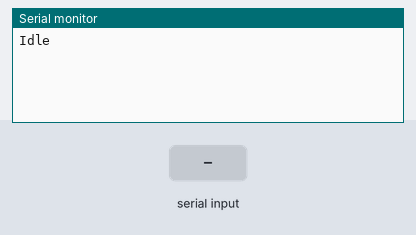
Bench run of a program on a simulated Arduino Nano, built with avr-gcc and run on an emulated ATmega328P. Parts: the last lines printed to the serial monitor. Inputs (shaded band) come from the test bench.

Above: at 1.0 s.
1.1 s: "h" received over Serial
At 2.4 s:
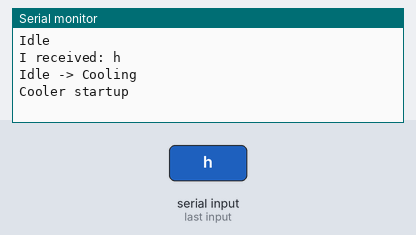
2.7 s: "c" received over Serial
At 3.06 s:
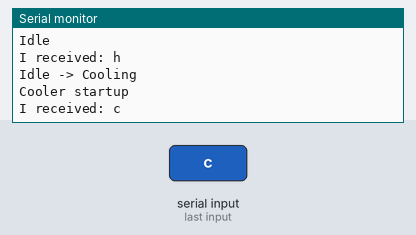
4.7 s: "f" received over Serial
At 5.2 s:
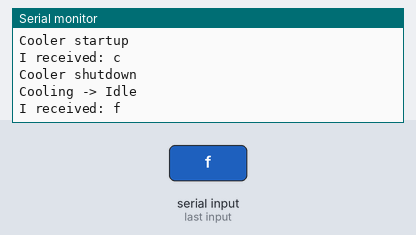
6.3 s: "r" received over Serial
At 7.6 s:
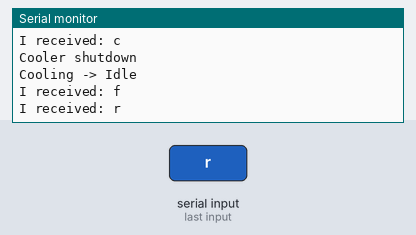
7.9 s: "1" received over Serial
At 8.9 s:
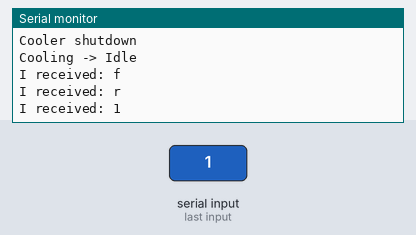
9.5 s: "c" received over Serial
At 10.1 s:
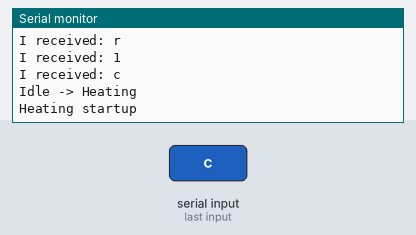

Measured:
- after the input at 1.1 s, the serial monitor: prints a new line after 0.10 s (image 1)
- after the input at 2.7 s, the serial monitor: prints a new line after 0.10 s (image 2)
- after the input at 4.7 s, the serial monitor: prints a new line after 0.10 s (image 3)
- after the input at 6.3 s, the serial monitor: prints a new line after 0.10 s (image 4)
- after the input at 7.9 s, the serial monitor: prints a new line after 0.10 s (image 5)
- after the input at 9.5 s, the serial monitor: prints a new line after 0.10 s (image 6)

The program:

main.cpp
```cpp
#include <Arduino.h>
#include <avr/interrupt.h>
#include <context.h>
#include <State.h>
#include <Idle.h>
#include <Heater.h>
#include <Cooler.h>
#include <Failure.h>


// Application

Context *temp_control;

bool failure, too_cool, too_hot, failure_cleared;

int time_delay = 200;
unsigned long count_heating = 5UL*60*1000/time_delay;
int applience_time_count = 0;


int main()
{
  init(); // Sets up Timer0 so millis()/micros()/delay() actually work, since we bypass the framework's own main()
  Serial.begin(9600);
  sei(); // Interrupts must be enabled for Serial receive buffers to work

  temp_control = new Context(new Idle);

  while (true)
  {
    int c = 0; // for incoming serial data

    if (Serial.available() > 0)
    {
      c = Serial.read();
      Serial.print("I received: ");
      Serial.println((char)c);
    }

    failure = too_cool = too_hot = failure_cleared = false;

    if (c=='h')
      too_hot = true;
    else if (c=='c')
      too_cool = true;
    else if (c=='f')
      failure = true;
    else if (c=='r')
      failure_cleared = true;

    // wait for some time
    temp_control->do_work();

    // if event1 occurred
    if (too_hot)
      temp_control->on_too_hot();

    // if event2 occurred
    if (too_cool)
      temp_control->on_too_cool();

    if (failure)
      temp_control->on_failure();

    if (failure_cleared)
      temp_control->on_failure_cleared();

    delay(time_delay);
    count_heating++;
    applience_time_count++;
  }

  delete temp_control;
}
```

Cooler.h
```cpp
#pragma once
#include "State.h"

class Cooler : public State
{
public:
  void on_do() override;
  void on_entry() override;
  void on_exit() override;

  void on_too_hot() override;
  void on_too_cool() override;
  void on_failure() override;
  void on_failure_cleared() override;
};
```

Failure.h
```cpp
#pragma once
#include "State.h"

class Failure : public State
{
public:
  void on_do() override;
  void on_entry() override;
  void on_exit() override;

  void on_too_hot() override;
  void on_too_cool() override;
  void on_failure() override;
  void on_failure_cleared() override;
};
```

Heater.h
```cpp
#pragma once
#include "State.h"

class Heater : public State
{
public:
  void on_do() override;
  void on_entry() override;
  void on_exit() override;

  void on_too_hot() override;
  void on_too_cool() override;
  void on_failure() override;
  void on_failure_cleared() override;
};
```

Idle.h
```cpp
#pragma once
#include "State.h"

class Idle : public State
{
public:
  void on_do() override;
  void on_entry() override;
  void on_exit() override;

  void on_too_hot() override;
  void on_too_cool() override;
  void on_failure() override;
  void on_failure_cleared() override;
};
```

State.h
```cpp
#pragma once

class Context;
class State
{
  /**
   * @var Context
   */

protected:
  Context *context_;

public:
  virtual ~State()
  {
  }

  void set_context(Context *context)
  {
    this->context_ = context;
  }

  virtual void on_do() = 0;

  virtual void on_entry() = 0;

  virtual void on_exit() = 0;

  virtual void on_too_hot() = 0;

  virtual void on_too_cool() = 0;

  virtual void on_failure() = 0;

  virtual void on_failure_cleared() = 0;

  // ...

}; 
```

context.h
```cpp
#pragma once

class State;

class Context
{
private:
  State *state_;

public:
  Context(State *state);
  ~Context();

  void transition_to(State *state);

  void do_work();
  void on_too_hot();
  void on_too_cool();
  void on_failure();
  void on_failure_cleared();
};
```

Cooler.cpp
```cpp
#include <Arduino.h>
#include <Idle.h>
#include <Heater.h>
#include <Cooler.h>
#include <context.h>
#include <Failure.h>

extern int time_delay;
extern int applience_time_count;


void Cooler::on_do()
{
  if (applience_time_count*time_delay/1000>=2){
    this->context_->transition_to(new Idle());
  }
}

void Cooler::on_entry()
{
  Serial.println("Cooling");
  Serial.println("Cooler startup");
  applience_time_count = 0;
}

void Cooler::on_exit()
{
  Serial.println("Cooler shutdown");
  Serial.print("Cooling -> ");
}

void Cooler::on_too_hot()
{
}

void Cooler::on_too_cool()
{
}

void Cooler::on_failure()
{
  this->context_->transition_to(new Failure());
}

void Cooler::on_failure_cleared()
{
}
```

Failure.cpp
```cpp
#include <Failure.h>
#include <Arduino.h>
#include <Idle.h>
#include <context.h>

void Failure::on_do()
{
}

void Failure::on_entry()
{
  Serial.println("Failure");
  Serial.println("Start Alarm");
}

void Failure::on_exit()
{
  Serial.println("Stop Alarm");
  Serial.print("Failure -> ");
}

void Failure::on_too_hot()
{
}

void Failure::on_too_cool()
{
}

void Failure::on_failure()
{
}

void Failure::on_failure_cleared()
{
  this->context_->transition_to(new Idle());
}
```

Heater.cpp
```cpp
#include <Arduino.h>
#include <Idle.h>
#include <Heater.h>
#include <Cooler.h>
#include <context.h>
#include <Failure.h>

extern int time_delay;
extern int applience_time_count;
extern unsigned long count_heating;


void Heater::on_do()
{
  if (applience_time_count*time_delay/1000>=3){
    this->context_->transition_to(new Idle());
  }
}

void Heater::on_entry()
{
  Serial.println("Heating");
  Serial.println("Heating startup");
  applience_time_count = 0;
}

void Heater::on_exit()
{
  Serial.println("Heating shutdown");
  Serial.println("Heating restart timer");
  count_heating = 0;
  Serial.print("Heating -> ");
}

void Heater::on_too_hot()
{
}

void Heater::on_too_cool()
{
}

void Heater::on_failure()
{
  this->context_->transition_to(new Failure());
}

void Heater::on_failure_cleared()
{
}
```

Idle.cpp
```cpp
#include <Arduino.h>
#include <Idle.h>
#include <Heater.h>
#include <Cooler.h>
#include <context.h>

extern int time_delay;
extern unsigned long count_heating;

void Idle::on_do()
{
}

void Idle::on_entry()
{
  Serial.println("Idle");
}

void Idle::on_exit()
{
  Serial.print("Idle -> ");
}

void Idle::on_too_hot()
{
  this->context_->transition_to(new Cooler());
}

void Idle::on_too_cool()
{
  if (count_heating * time_delay / 1000 >= 5 * 60)
  {
    this->context_->transition_to(new Heater());
  }
  else
  {
    Serial.println("Too cool ignored: heater must stay off for 5 minutes before restarting");
  }
}

void Idle::on_failure()
{
}

void Idle::on_failure_cleared()
{
}
```

context.cpp
```cpp
#include "context.h"
#include "State.h"

Context::Context(State *state) : state_(nullptr)
{
  this->transition_to(state);
}

Context::~Context()
{
  delete state_;
}

void Context::transition_to(State *state)
{
  if (this->state_ != nullptr)
  {
    this->state_->on_exit();
    delete this->state_;
  }

  this->state_ = state;

  this->state_->set_context(this);

  this->state_->on_entry();
}

void Context::do_work()
{
  this->state_->on_do();
}

void Context::on_too_hot()
{
  this->state_->on_too_hot();
}

void Context::on_too_cool()
{
  this->state_->on_too_cool();
}

void Context::on_failure()
{
  this->state_->on_failure();
}

void Context::on_failure_cleared()
{
  this->state_->on_failure_cleared();
}
```
